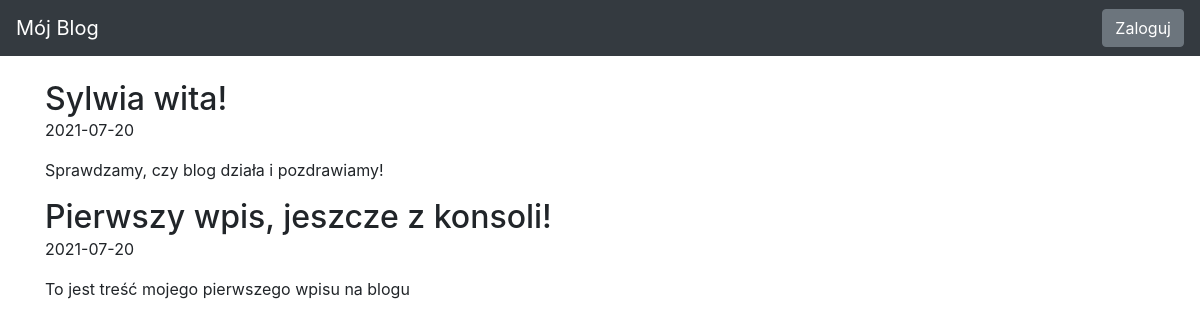
Before: / with the older database file.
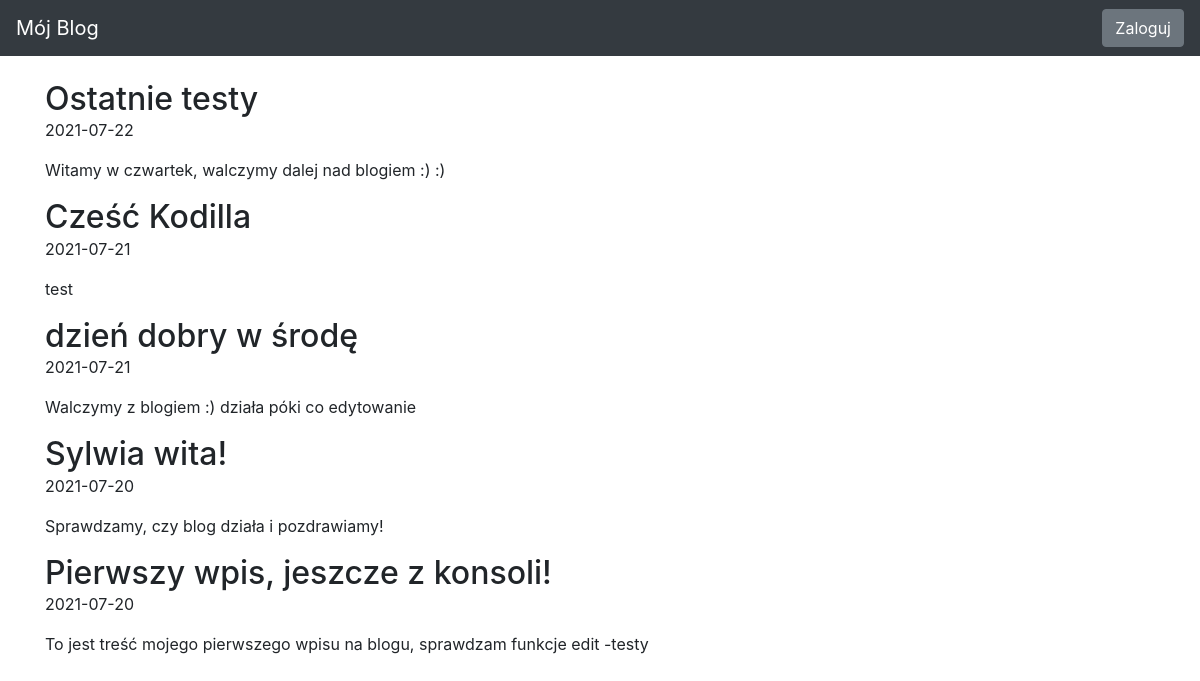
After: the same page with the newer database file.
### blog/models.py (models this page shows)
class Entry(db.Model):
   id = db.Column(db.Integer, primary_key=True)
   title = db.Column(db.String(80), nullable=False)
   body = db.Column(db.Text, nullable=False)
   pub_date = db.Column(db.DateTime, nullable=False, default=datetime.datetime.utcnow)
   is_published = db.Column(db.Boolean, default=False)

### blog/routes.py (the view)
@app.route('/')
def index():
    all_posts = Entry.query.filter_by(is_published=True).order_by(Entry.pub_date.desc())
    return render_template('homepage.html', all_posts=all_posts)

### blog/templates/homepage.html (shortened to what this page needs)
{% extends 'base.html' %}
{% block content %}
{% for post in all_posts %}
    <div>
        <h2 class="d-inline">{{ post.title }}</h2>
        <p>{{ post.pub_date.strftime('%Y-%m-%d') }}</p>
        <p>
            {{ post.body }}
        </p>
    </div>
{% endfor %}
{% endblock %}

### blog/templates/base.html (shortened to what this page needs)
<!DOCTYPE html>
<html lang="pl">
<head>
    <link href="base_files/bootstrap.css" rel="stylesheet">
    <link rel="stylesheet" href="https://stackpath.bootstrapcdn.com/bootstrap/4.4.1/css/bootstrap.min.css">
</head>
<body>
<nav class="navbar navbar-expand-md navbar-dark bg-dark fixed-top">
    <a class="navbar-brand" href="{{ url_for('index') }}">Mój Blog</a>
    <div class="collapse navbar-collapse" id="navbarsExampleDefault">
        {% if session.logged_in %}
            <ul class="navbar-nav mr-auto">
                <li class="nav-item">
                    <a class="nav-link" href="{{ url_for('list_drafts') }}">Szablony</a>
                </li>
                <li class="nav-item">
                    <a class="nav-link" href="{{ url_for('create_entry') }}">Nowy wpis</a>
                </li>
            </ul>
            <form class="form-inline my-2 my-lg-0" method="post" action="{{ url_for('logout') }}">
                <button class="btn btn-secondary my-2 my-sm-0" type="submit">Wyloguj</button>
            </form>
        {% else %}
            <a href="{{ url_for('login') }}"><button class="btn btn-secondary my-2 my-sm-0" type="submit">Zaloguj</button></a>
        {% endif %}
    </div>
</nav>
<main role="main" class="container">
    {% block content %}{% endblock %}
</main>
</body>
</html>

### blog/templates/base.html (style rules this page uses)
body { padding-top: 5rem; }

Changed rows visible on the page:
added Entry: title "Ostatnie testy", pub_date "2021-07-22", body "Witamy w czwartek, walczymy dalej nad blogiem :) :)"
added Entry: title "Cześć Kodilla", pub_date "2021-07-21", body "test"
added Entry: title "dzień dobry w środę", pub_date "2021-07-21", body "Walczymy z blogiem :) działa póki co edytowanie"
changed Entry "Pierwszy wpis, jeszcze z konsoli!": body "To jest treść mojego pierwszego wpisu na blogu" → "To jest treść mojego pierwszego wpisu na blogu, sprawdzam funkcje edit -testy"
